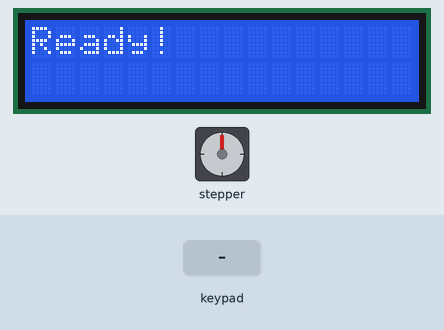
The sketch below on a simulated Arduino Uno, built with avr-gcc and run on an emulated ATmega328P. On the bench: 16×2 character LCD, stepper motor. The inputs (shaded band) are chosen by the test bench. Stepper angles assume 200 steps per turn; what the sketch prints to the serial monitor is not drawn.

Above: at 1.2 s.
1.3 s: keypad keys 7 6 5 4 # pressed 0.4 s apart
At 3.6 s:
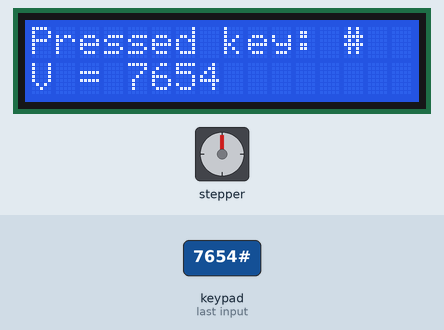
4.8 s: key 'D' pressed
At 5.04 s:
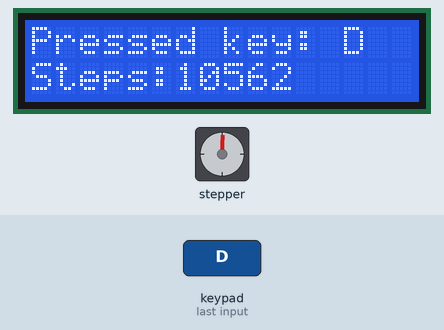
7.0 s: key 'A' pressed
At 7.18 s:
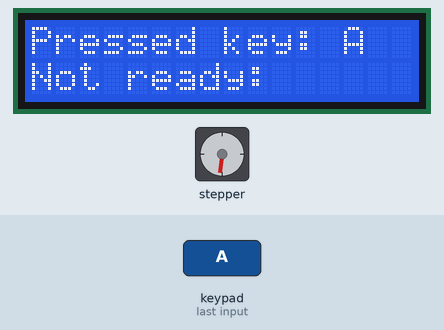
9.4 s: key 'B' pressed
At 9.6 s:
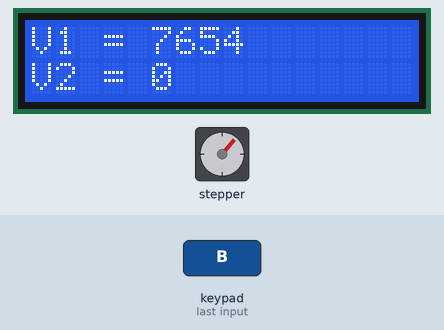
11.8 s: key 'C' pressed
At 12.02 s:
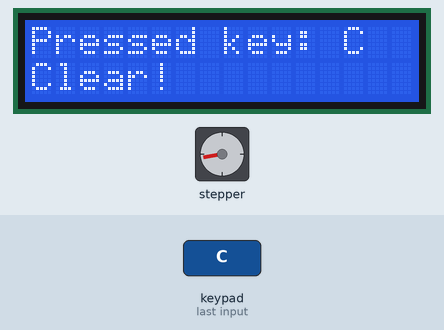
14.2 s: keypad keys 7 6 5 4 * pressed 0.4 s apart
At 14.45 s:
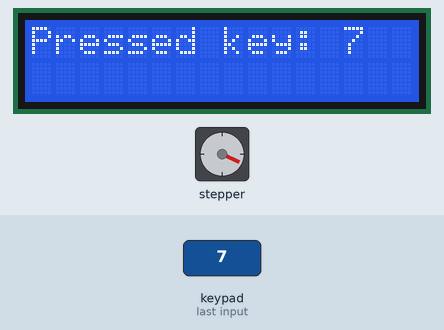
Timing chart, 0 to 18.7 s (numbered marks = the images above; inputs shaded):
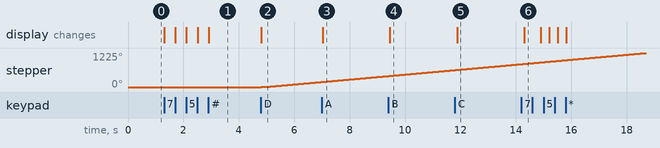

Measured:
- after the input at 1.3 s, the display: first changes at once (image 1 shows a later state)
- after the input at 4.8 s, stepper: keeps turning clockwise at about 84°/s, starting at once; the display: changes at once (image 2)
- after the input at 7.0 s, the display: changes at once (image 3)
- after the input at 9.4 s, the display: changes after 0.05 s (image 4)
- after the input at 11.8 s, the display: changes after 0.08 s (image 5)
- after the input at 14.2 s, the display: changes after 0.10 s (image 6)

The sketch:

LCD_KeyPad_test2.ino
```cpp
#include <LiquidCrystal.h>
#include <Keypad.h>
#include <AccelStepper.h>

/*
 * Return:
 *      @value
 * Press numbers to add value.
 * Press '*' to return a negative value.
 * Press '#' to return a possitive value.
 * Press 'A' to see the value without its returning.
 * Press 'B' to see previous 2 values.
 * Press 'C' to clear value.
 * Press 'D' to move Stepper motor.
 *
 * Return 0 if unknown symbol ('*' or '#' standalone or symbols 'C', 'D').
 */

String line = "";
long value;
long prevValue1;
long prevValue2;

long steps;

bool firstOrSecond = true;

const byte ROWS = 4; //four rows
const byte COLS = 4; //four columns
char keys[ROWS][COLS] =
{
  {'1','2','3','A'},
  {'4','5','6','B'},
  {'7','8','9','C'},
  {'*','0','#','D'}
};

byte rowPins[ROWS] = {A2, A3, A4, A5}; //connect to the row pinouts of the keypad
byte colPins[COLS] = {7, 6, 5, 4}; //connect to the column pinouts of the keypad

Keypad keypad = Keypad( makeKeymap(keys), rowPins, colPins, ROWS, COLS );

LiquidCrystal lcd(8, 9, 10, 11, 12, 13);

AccelStepper Stepper1(1, 3, 2); //использует пин A0 и A1 для dir и step, 1 - режим "external driver" (A4988)

void setup()
{
  Serial.begin(9600);
  Serial.println("Ready!");
  lcd.begin(16, 2);
  lcd.print("Ready!");

  Stepper1.setSpeed(25);
  Stepper1.setMaxSpeed(50); //устанавливаем максимальную скорость вращения ротора двигателя (шагов/секунду)
  Stepper1.setAcceleration(100); //устанавливаем ускорение (шагов/секунду^2)
}

void loop()
{
  char key = keypad.getKey();
  if (key)
  {
    lcd.command(0b101000);
    lcd.clear();

    lcd.setCursor(0, 0);
    lcd.print("Pressed key: ");
    lcd.print(key);

    if ( isDigit(key) )
    {
      line += key;
      Serial.print("\tadded: ");
      Serial.println(key);
    }
    else
    {
      if (key == '*')
      {
        value = line.toInt();
        value *= -1;
        line = "";
        Serial.print("Value is: ");
        Serial.println(value);

        lcd.setCursor(0, 1);
        lcd.print("V = ");
        lcd.print(value);

        if (firstOrSecond)
        {
          prevValue1 = value;
          firstOrSecond = false;
        }
        else
        {
          prevValue2 = value;
          firstOrSecond = true;
        }
      }

      if (key == '#')
      {
        value = line.toInt();
        line = "";
        Serial.print("Value is: ");
        Serial.println(value);

        lcd.setCursor(0, 1);
        lcd.print("V = ");
        lcd.print(value);

        if (firstOrSecond)
        {
          prevValue1 = value;
          firstOrSecond = false;
        }
        else
        {
          prevValue2 = value;
          firstOrSecond = true;
        }
      }

      if (key == 'A')
      {
        Serial.print("Not ready value: ");
        Serial.println(line);

        lcd.setCursor(0, 1);
        lcd.print("Not ready: ");
        lcd.print(line);
      }

      if (key == 'B')
      {
        lcd.command(0b101010);
        lcd.clear();

        Serial.print("Previous value1 is: ");
        Serial.println(prevValue1);

        lcd.setCursor(0,0);
        lcd.print("V1 = ");
        lcd.print(prevValue1);

        Serial.print("Previous value2 is: ");
        Serial.println(prevValue2);

        lcd.setCursor(0,1);
        lcd.print("V2 = ");
        lcd.print(prevValue2);
      }

      if (key == 'C')
      {
        Serial.println("\tClear");
        line = "";

        lcd.setCursor(0, 1);
        lcd.print("Clear!");
      }

      if (key == 'D')
      {
        steps = value*1.38;
        Serial.print("\tSteps: ");
        Serial.println(steps);

        lcd.setCursor(0, 1);
        lcd.print("Steps:");
        lcd.print(steps);

        if(Stepper1.distanceToGo()==0)
        {
          Stepper1.move(steps);
        }
      }
    }
  }
  Stepper1.run();
}
```
